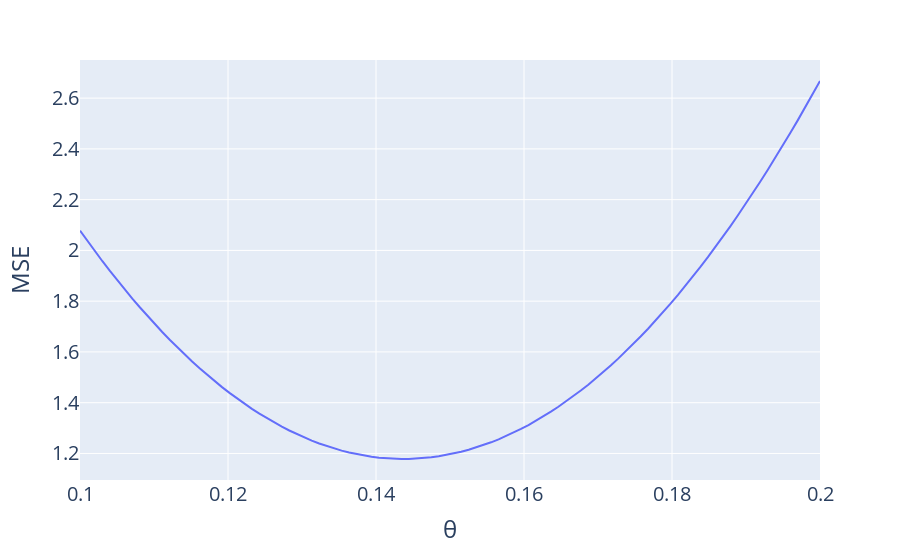

Source (notebook cell):
### Code cell
fig = px.line(x = thetas, y = mses)
fig.update_layout(
    xaxis_title = "θ",
    yaxis_title = "MSE",
    font_size = 20
)
fig.show()
